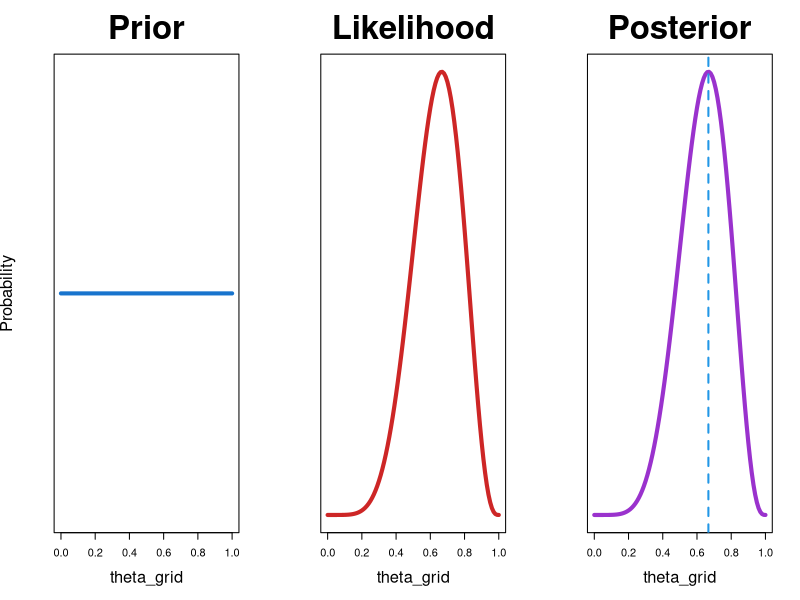
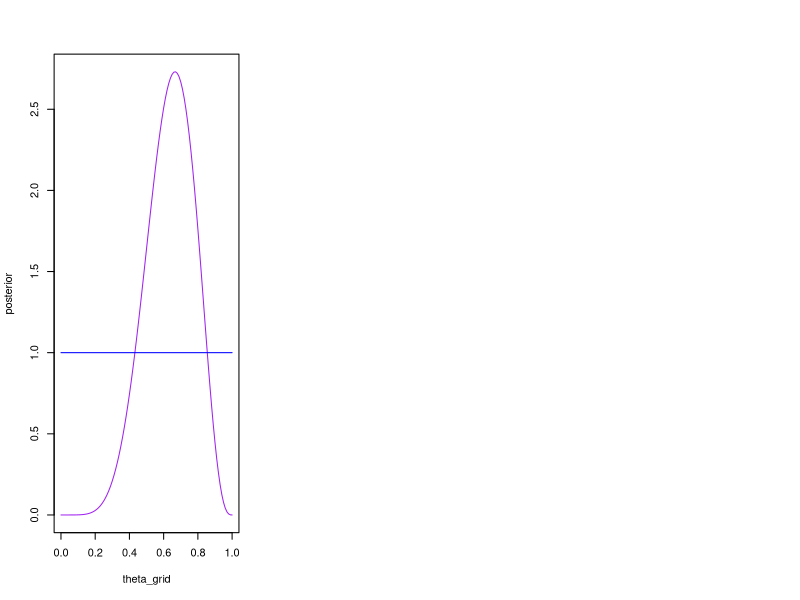
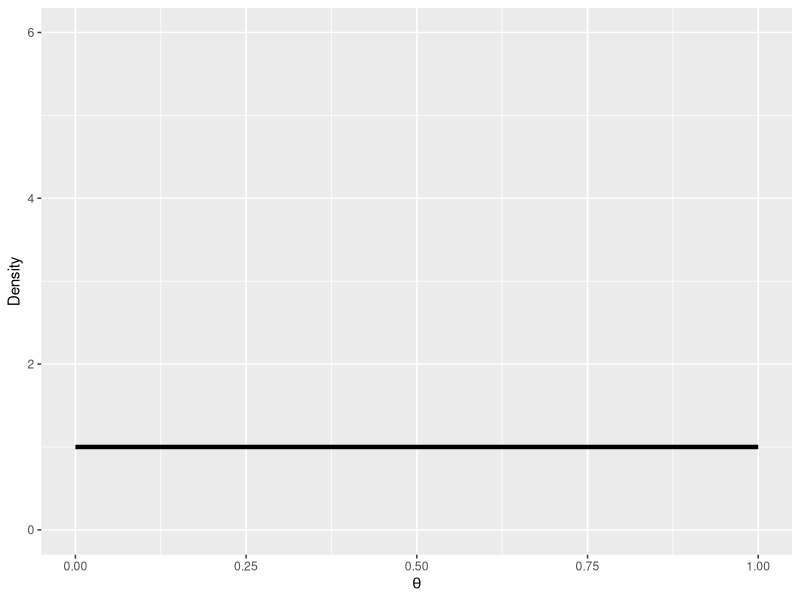
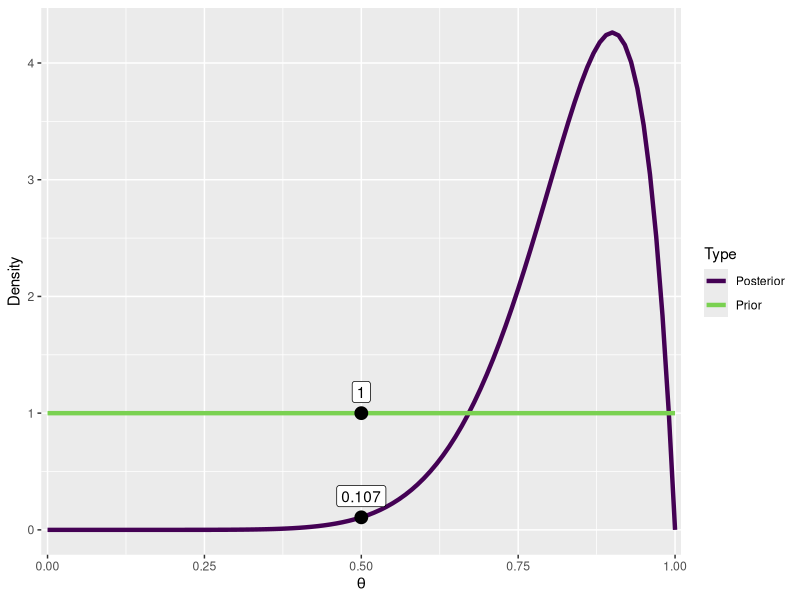

These figures' R source, in order:
## ---- chunk 1
#| label: load-packages
#| echo: false
#| message: false
#| warning: false
library(tidyverse)
library(viridis)

## ---- chunk 2
compute_posterior = function(likelihood, prior){
  likelihood <- likelihood * (length(likelihood) - 1)
  # compute product of likelihood and prior
  unstandardized_posterior <- likelihood * prior
  
  # standardize the posterior, so it sums to 1
  posterior <- unstandardized_posterior / sum(unstandardized_posterior)
  
  out <- tibble(prior, likelihood, posterior)
  out
}
## ---- chunk 3
plot_posterior <- function(df, mle = 6/9){
with(df, {
    par(mfrow=c(1, 3))
    plot(theta_grid , prior, type="l", main="Prior", col = "dodgerblue3", 
            lwd = 4, yaxt = 'n', ylab = 'Probability', cex.lab = 1.5, cex.main = 3)
    plot(theta_grid , likelihood, type = "l", main = "Likelihood", col = "firebrick3", 
            lwd = 4, yaxt = 'n', ylab = '', cex.lab = 1.5, cex.main = 3)
    plot(theta_grid , posterior , type = "l", main = "Posterior", col = "darkorchid3", 
            lwd = 4, yaxt = 'n', ylab = '', cex.lab = 1.5, cex.main = 3)
    abline(v = mle, col = 4, lty = 2, lwd = 2)
  } )
}
## ---- chunk 4

wins <- 6
games <- 9

cardgame <- c(rep(1, wins), rep(0, games-wins)) |> 
  sample(games, replace = FALSE)

cardgame <- tibble(game = 1:9,
                   winner = if_else(cardgame == 1, "A", "B"),
                   indicator = cardgame)

cardgame |> write_csv("cardgame.csv")
## ---- chunk 5
n_points <- 101
theta_grid <- seq(0, 1, length =  n_points)

prior <- dbeta(theta_grid, shape1 = 1, shape2 = 1)
likelihood <- dbinom(wins, size = games , prob = theta_grid)

d <- compute_posterior(likelihood = likelihood, prior = prior)
## ---- chunk 6
plot_posterior(d)
## ---- chunk 7
prior <- dbeta(theta_grid, shape1 = 1, shape2 = 1)
posterior <- dbeta(theta_grid, shape1 = 1 + wins, shape2 = 1 + (games - wins))
## ---- chunk 8
bf01 <- dbeta(0.5, shape1 = 1, shape2 = 1)/dbeta(0.5, shape1 = 1 + wins, shape2 = 1 + (games - wins))
## ---- chunk 9
bf01
## ---- chunk 10
(bf10 <- 1/bf01)
## ---- chunk 11
(bf <- d$prior[51]/d$posterior[51])
## ---- chunk 12
plot(theta_grid, posterior, "l", col = "purple")
lines(theta_grid, prior, col = "blue")
## ---- chunk 13
d <- tibble(s = 9, k = 10)
## ---- chunk 14
pd <- tibble(
  x = seq(0, 1, by = .01),
  Prior = dbeta(x, 1, 1)
)
ggplot(pd, aes(x, Prior)) +
  geom_line(size = 1.5) +
  coord_cartesian(xlim = 0:1, ylim = c(0, 6), expand = 0.01) +
  labs(y = "Density", x = bquote(theta))
## ---- chunk 15
pd <- pd |> 
  mutate(Posterior = dbeta(x, 9+1, 1+1))

pdw <- pd |> 
  pivot_longer(names_to = "Type", 
               values_to = "density", 
               Prior:Posterior)
pdw |> 
  ggplot(aes(x, density, col = Type)) +
  geom_line(size = 1.5) +
  scale_x_continuous(expand = expansion(0.01)) +
  scale_color_viridis_d(end = 0.8) +
  labs(y = "Density", x = bquote(theta)) +
  annotate("point", x = c(.5, .5), 
           y = c(pdw$density[pdw$x == .5]),
           size = 4) +
  annotate("label",
    x = c(.5, .5),
    y = pdw$density[pdw$x == .5],
    label = round(pdw$density[pdw$x == .5], 3),
    vjust = -.5
  )
## ---- chunk 16
compute_posterior = function(likelihood, prior){
  # compute product of likelihood and prior
  unstandardized_posterior <- likelihood * prior
  
  # standardize the posterior, so it sums to 1
  posterior <- unstandardized_posterior / sum(unstandardized_posterior)
  
  out <- tibble(prior, likelihood, posterior)
  out
}
## ---- chunk 17
plot_posterior <- function(df, mle = 6/9){
with(df, {
    par(mfrow=c(1, 3))
    plot(theta_grid , prior, type="l", main="Prior", col = "dodgerblue3", 
            lwd = 4, yaxt = 'n', ylab = 'Probability', cex.lab = 1.5, cex.main = 3)
    plot(theta_grid , likelihood, type = "l", main = "Likelihood", col = "firebrick3", 
            lwd = 4, yaxt = 'n', ylab = '', cex.lab = 1.5, cex.main = 3)
    plot(theta_grid , posterior , type = "l", main = "Posterior", col = "darkorchid3", 
            lwd = 4, yaxt = 'n', ylab = '', cex.lab = 1.5, cex.main = 3)
    abline(v = mle, col = 4, lty = 2, lwd = 2)
  } )
}
## ---- chunk 18
smart = tibble(IQ = c(101,100,102,104,102,97,105,105,98,101,100,123,105,103,
                      100,95,102,106,109,102,82,102,100,102,102,101,102,102,
                      103,103,97,97,103,101,97,104,96,103,124,101,101,100,
                      101,101,104,100,101),
               Group = "SmartDrug")

placebo = tibble(IQ = c(99,101,100,101,102,100,97,101,104,101,102,102,100,105,
                        88,101,100,104,100,100,100,101,102,103,97,101,101,100,101,
                        99,101,100,100,101,100,99,101,100,102,99,100,99),
                 Group = "Placebo")

TwoGroupIQ <- bind_rows(smart, placebo)  |>
    mutate(Group = fct_relevel(as.factor(Group), "Placebo"))
